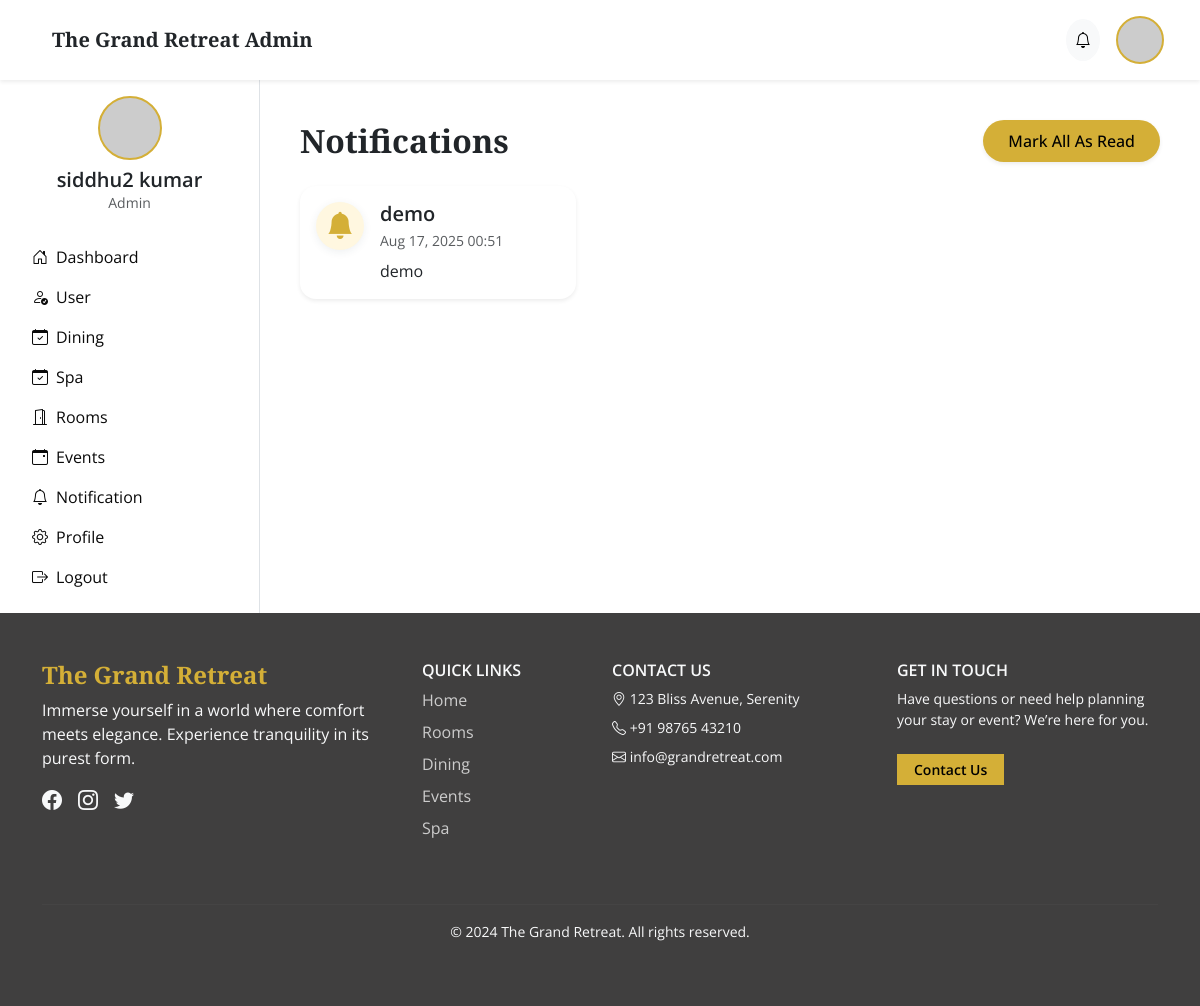
/notifications/ (signed in), run on the app's committed database.
### accounts/models.py (models this page shows)
class User(AbstractUser):
    name = models.CharField(max_length=255, null=True, blank=True)
    contact = models.CharField(max_length=13)
    gender = models.CharField(max_length=3, choices=(('M',"male"),('f',"female"),('o',"other"),('N/A',"don't want to mention")))
    user = models.CharField(max_length=1, choices=(
        ("s","supplier"),
        ("c","customer")
    ))

### notifications/models.py (models this page shows)
class Notification(models.Model):
    title = models.CharField(max_length=100)
    message = models.TextField()
    created_at = models.DateTimeField(auto_now_add=True)
    sent_to = models.ManyToManyField(User)

### notifications/views.py (the view)
# urls.py: path('', views.AdminNotification, name='AdminNotification'),
@login_required
def AdminNotification(request):
    user = request.user
    notifications = Notification.objects.filter(sent_to=user).order_by('-created_at')
    return render(request, 'AdminNotification.html', {'notifications': notifications})

### notifications/templates/AdminNotification.html (shortened to what this page needs)
{% extends 'base.html' %}
{% block main %}
<div class="container-fluid px-0 px-md-4 py-4">
    <div class="d-flex justify-content-between flex-wrap align-items-center mb-4">
        <h2 class="fw-bold text-dark mb-0" style="font-size:2rem;">Notifications</h2>
        <button class="btn btn-gold rounded-pill px-4 py-2 fw-medium shadow-sm">Mark All As Read</button>
    </div>
    {% if notifications %}
        <div class="row g-3">
            {% for note in notifications %}
            <div class="col-12 col-md-6 col-lg-4">
                <div class="notification-card card border-0 shadow-sm h-100">
                    <div class="card-body d-flex align-items-start gap-3">
                        <div class="notification-icon flex-shrink-0">
                            <i class="bi bi-bell-fill"></i>
                        </div>
                        <div>
                            <h5 class="card-title mb-1 fw-semibold">{{ note.title }}</h5>
                            <p class="card-text mb-2 text-muted small">{{ note.created_at|date:"M d, Y H:i" }}</p>
                            <p class="card-text mb-0">{{ note.message }}</p>
                        </div>
                    </div>
                </div>
            </div>
            {% endfor %}
        </div>
    {% else %}
        <div class="alert alert-info mt-4 text-center">
            <i class="bi bi-info-circle me-2"></i>
            You have no notifications at the moment. You will be notified here when there are updates.
        </div>
    {% endif %}
</div>
{% endblock %}

### main/templates/base.html (shortened to what this page needs)
<!DOCTYPE html>
<html lang="en">
<head>
    <link href="https://cdn.jsdelivr.net/npm/bootstrap@5.3.3/dist/css/bootstrap.min.css" rel="stylesheet" />
    <link href="https://cdn.jsdelivr.net/npm/bootstrap-icons@1.10.5/font/bootstrap-icons.css" rel="stylesheet" />
    <link href="https://unpkg.com/aos@2.3.4/dist/aos.css" rel="stylesheet" />
</head>
<body>
{% if user.is_authenticated and user.is_staff %}
    <header class="navbar navbar-expand-lg bg-white shadow-sm px-4 py-3">
        <div class="container-fluid d-flex justify-content-between align-items-center">
            <div class="d-flex align-items-center gap-3">
                <h2 class="h5 mb-0 fw-bold text-dark">The Grand Retreat Admin</h2>
            </div>
            <div class="d-flex align-items-center gap-3">
                <a href="{% url 'AdminNotification' %}" class="btn btn-light rounded-circle p-2" title="Notifications">
                    <i class="bi bi-bell"></i>
                </a>
                <div class="dropdown ">
                    <div class="sidebar-avatar dropdown-toggle" data-bs-toggle="dropdown"
                         style="background-image: url('{% if profile.profile_picture %}{{ profile.profile_picture.url }}{% else %}https://ui-avatars.com/api/?name={{ user.get_full_name|default:user.username }}&background=d4af37&color=fff{% endif %}');">
                    </div>
                </div>
            </div>
        </div>
    </header>
    <div class="d-flex flex-grow-1">
        <aside class="bg-white border-end p-3" style="width: 260px;" role="navigation">
            <div class="text-center mb-4">
    <div class="sidebar-avatar sidebar-avatar-lg mx-auto mb-2"
        style="background-image: url('{% if profile.profile_picture %}{{ profile.profile_picture.url }}{% else %}https://ui-avatars.com/api/?name={{ user.get_full_name|default:user.username }}&background=d4af37&color=fff{% endif %}');">
    </div>
    <h5 class="mb-0 fw-semibold">{{ user.get_full_name|default:user.username }}</h5>
    <p class="text-muted small mb-0">Admin</p>
</div>
            <nav class="nav flex-column">
                <a class="nav-link text-dark d-flex align-items-center gap-2" href="{% url 'AdminDashboard' %}"><i class="bi bi-house-door"></i> Dashboard</a>
                <a class="nav-link text-dark d-flex align-items-center gap-2" href="{% url 'AdminDashboard' %}"><i class="bi bi-person-check"></i> User</a>
                <a class="nav-link text-dark d-flex align-items-center gap-2" href="{% url 'Admindinish' %}"><i class="bi bi-calendar-check"></i> Dining</a>
                <a class="nav-link text-dark d-flex align-items-center gap-2" href="{% url 'Adminspa' %}"><i class="bi bi-calendar-check"></i> Spa</a>
                <a class="nav-link text-dark d-flex align-items-center gap-2" href="{% url 'adminRoom' %}"><i class="bi bi-door-open"></i> Rooms</a>
                <a class="nav-link text-dark d-flex align-items-center gap-2" href="{% url 'adminEvent' %}"><i class="bi bi-calendar-event"></i> Events</a>
                <a class="nav-link text-dark d-flex align-items-center gap-2" href="{% url 'AdminNotification' %}"><i class="bi bi-bell"></i> Notification</a>
                <a class="nav-link text-dark d-flex align-items-center gap-2" href="{% url 'admin_profile' %}"><i class="bi bi-gear"></i> Profile </a>
                <a class="nav-link text-dark d-flex align-items-center gap-2" href="{% url 'logout' %}"><i class="bi bi-box-arrow-right"></i> Logout</a>
            </nav>
        </aside>
        <main class="flex-grow-1 p-3">
            {% block main %}{% endblock %}
        </main>
    </div>
{% endif %}
    <footer class="py-5 text-light" style="background: #403f3f;">
      <div class="container">
        <div class="row gy-4">
          <div class="col-lg-4">
            <h4 class="fw-bold" style="color: #d4af37;">The Grand Retreat</h4>
            <p>Immerse yourself in a world where comfort meets elegance. Experience tranquility in its purest form.</p>
            <div class="d-flex mt-3">
              <a href="#" class="me-3 text-light fs-5"><i class="bi bi-facebook"></i></a>
              <a href="#" class="me-3 text-light fs-5"><i class="bi bi-instagram"></i></a>
              <a href="#" class="text-light fs-5"><i class="bi bi-twitter"></i></a>
            </div>
          </div>
          <div class="col-lg-2">
            <h6 class="text-uppercase text-gold fw-semibold">Quick Links</h6>
            <ul class="list-unstyled">
              <li><a href="#" class="footer-link">Home</a></li>
              <li><a href="#" class="footer-link">Rooms</a></li>
              <li><a href="#" class="footer-link">Dining</a></li>
              <li><a href="#" class="footer-link">Events</a></li>
              <li><a href="#" class="footer-link">Spa</a></li>
            </ul>
          </div>
          <div class="col-lg-3">
            <h6 class="text-uppercase text-gold fw-semibold">Contact Us</h6>
            <ul class="list-unstyled small">
              <li class="mb-2"><i class="bi bi-geo-alt text-gold"></i> 123 Bliss Avenue, Serenity</li>
              <li class="mb-2"><i class="bi bi-telephone text-gold"></i> +91 98765 43210</li>
              <li><i class="bi bi-envelope text-gold"></i> info@grandretreat.com</li>
            </ul>
          </div>
         <div class="col-lg-3">
  <h6 class="text-uppercase text-gold fw-semibold">Get in Touch</h6>
  <p class="small">Have questions or need help planning your stay or event? We’re here for you.</p>
  <a href="{% url 'contact' %}" class="btn btn-gold btn-sm rounded-0 px-3 mt-2">Contact Us</a>
</div>
        </div>
        <hr class="mt-5" style="border-top: 1px solid rgba(255,255,255,0.1);" />
        <p class="text-center mt-3 small ">&copy; 2024 The Grand Retreat. All rights reserved.</p>
      </div>
    </footer>
</body>
</html>

### main/templates/base.html (style rules this page uses)
body { font-family: 'Open Sans', sans-serif; background-color: #fff; scroll-behavior: smooth; }
h1, h2, h3, h4 { font-family: 'Playfair Display', serif; }
.navbar { background: #787878; }
.navbar-brand, .nav-link, .navbar-toggler-icon { color: #0a0a0a !important; }
.sidebar-avatar { background-size: cover; background-position: center; width: 48px; height: 48px; border-radius: 50%; border: 2px solid #d4af37; }
.sidebar-avatar-lg { width: 64px; height: 64px; }
.btn-gold { background-color: #d4af37; color: #000; font-weight: 600; border-radius: 50px; }
.footer-link { display: block; color: #ccc; margin-bottom: 0.5rem; transition: all 0.3s ease; text-decoration: none; }
.sidebar-avatar.dropdown-toggle::after { display: none !important; }

### notifications/templates/AdminNotification.html (style rules this page uses)
.notification-card { background: #fff; border-radius: 1rem; transition: box-shadow 0.2s, background 0.2s; }
.notification-icon { width: 48px; height: 48px; border-radius: 50%; background: #fff7e0; display: flex; align-items: center; justify-content: center; font-size: 1.7rem; color: #d4af37; box-shadow: 0 2px 8px rgba(44,62,80,0.08); }
.btn-gold { background-color: #d4af37; color: #000; font-weight: 600; border-radius: 50px; }

### data on the page
User: get_full_name "siddhu2 kumar"
Notification: title "demo", created_at "Aug 17, 2025 00:51", message "demo"
